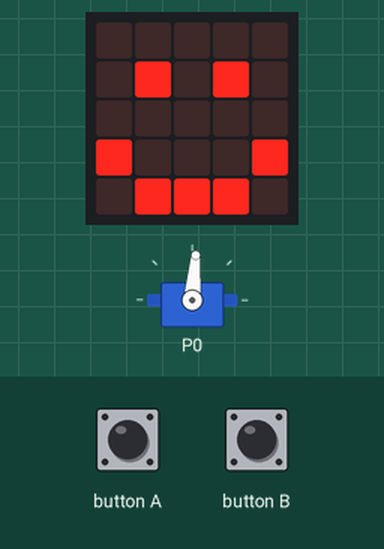
Bench run of a program on a simulated BBC micro:bit (MakeCode). On the bench: servo, the board's 5×5 LED display. The test bench sets the inputs (shaded band).

Above: at 1.2 s.
1.3 s: button A pressed for 0.15 s
At 2.0 s:
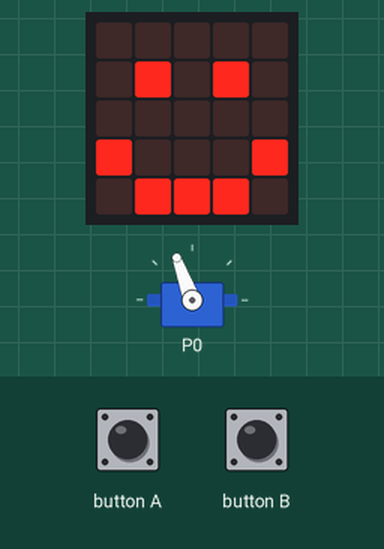
3.7 s: button B pressed for 0.15 s
At 4.4 s:
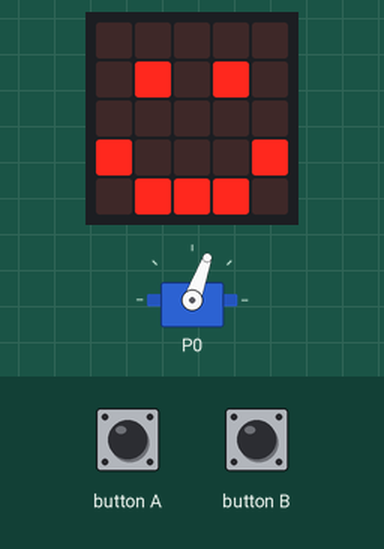
Timing chart, 0 to 6.7 s (numbered marks = the images above; inputs shaded):
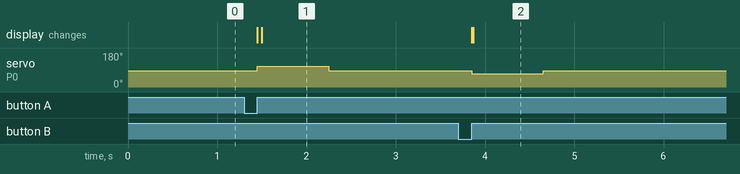

Measured:
- after the input at 1.3 s, servo on P0: 85° → 110° after 0.15 s, → 85° 0.80 s later; the display: first changes after 0.15 s (image 1 shows a later state)
- after the input at 3.7 s, servo on P0: 85° → 70° after 0.15 s, → 85° 0.80 s later; the display: first changes after 0.15 s (image 2 shows a later state)

The program:

main.ts
```typescript
input.onButtonPressed(Button.A, function () {
    angle = 110
    pins.servoWritePin(AnalogPin.P0, angle)
    led.stopAnimation()
    basic.pause(800)
    angle = 85
    pins.servoWritePin(AnalogPin.P0, angle)
})
input.onButtonPressed(Button.B, function () {
    angle = 70
    pins.servoWritePin(AnalogPin.P0, angle)
    led.stopAnimation()
    basic.pause(800)
    angle = 85
    pins.servoWritePin(AnalogPin.P0, angle)
})
let angle = 0
angle = 85
pins.servoWritePin(AnalogPin.P0, angle)
basic.forever(function () {
    basic.showIcon(IconNames.Happy)
})
```

test.ts
```typescript
// tu są testy; nie będzie to kompilowane, gdy ten pakiet będzie używany jako rozszerzenie.
```
